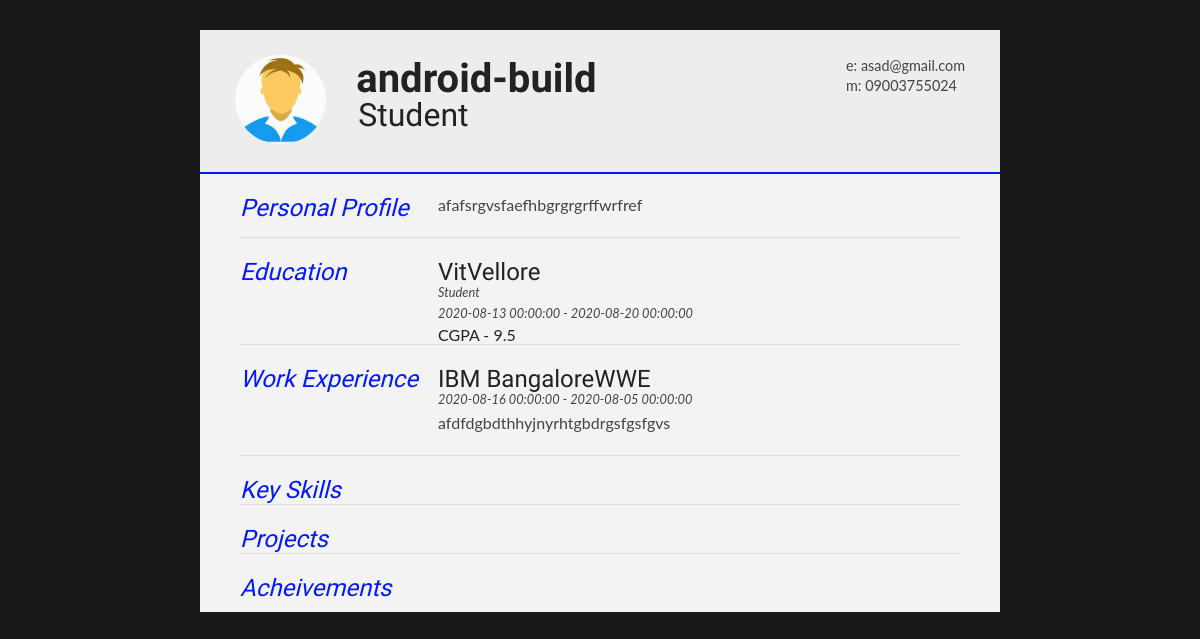
/resume (signed in), run on the app's committed database.
### resume/models.py (models this page shows, shortened)
class userdetails(db.Model):
    id = db.Column(db.Integer, primary_key=True)
    name = db.Column(db.String(20),nullable=False)
    email = db.Column(db.String(120),nullable=False)
    designation = db.Column(db.String(120),nullable=False)
    phoneno =  db.Column(db.String(15),nullable=False)
    profile = db.Column(db.Text,nullable=False)
    user_id= db.Column(db.Integer,db.ForeignKey('user.id'),nullable=False)

class education(db.Model):
    id = db.Column(db.Integer, primary_key=True)
    name = db.Column(db.String(100),nullable=False)
    start = db.Column(db.DateTime,nullable=False,default=datetime.today())
    end = db.Column(db.DateTime,nullable=False,default=datetime.today())
    cgpa = db.Column(db.Integer,nullable=False)
    user_id= db.Column(db.Integer,db.ForeignKey('user.id'),nullable=False)

class experience(db.Model):
    id = db.Column(db.Integer, primary_key=True)
    company = db.Column(db.String(100),nullable=False)
    position = db.Column(db.String(100),nullable=False)
    startexp = db.Column(db.DateTime,nullable=False,default=datetime.today())
    endexp = db.Column(db.DateTime,nullable=False,default=datetime.today())
    content = db.Column(db.Text,nullable=False)
    user_id= db.Column(db.Integer,db.ForeignKey('user.id'),nullable=False)

### resume/routes.py (the view)
@app.route("/resume",methods=["GET","POST"])
@login_required
def resumeview():
    edu = education.query.filter_by(edu=current_user).all()
    exp = experience.query.filter_by(exp=current_user).all()
    pro = projects.query.filter_by(pro=current_user).all()
    usr = userdetails.query.filter_by(details=current_user).first()
    skillsadded = skills.query.filter_by(skill=current_user).all()
    achmade = achievements.query.filter_by(ach=current_user).all()
    image_file = url_for('static',filename='profiles/'+ current_user.image_file)
    return render_template("resume.html",edu=edu,exp=exp,pro=pro,usr=usr,sk=skillsadded,achmade=achmade,image_file=image_file)

### resume/models.py (called while the page is built)
@login_manager.user_loader
def load_user(id):
    return user.query.get(int(id))

### resume/templates/resume.html (shortened to what this page needs)
<!DOCTYPE html>
<html>
<head>
<link type="text/css" rel="stylesheet" href="../static/resume.css">
</head>
<body id="top">
<div id="cv" class="instaFade">
	<div class="mainDetails">
		<div id="headshot" class="quickFade">
			<img src="{{ image_file }}" alt="{{ usr.name }}" />
		</div>
		<div id="name">
			<h1 class="quickFade delayTwo">{{ usr.name }}</h1>
			 <h2 class="quickFade delayThree"> {{  usr.designation }} </h2>
		</div>
		<div id="contactDetails" class="quickFade delayFour">
			<ul>
				<li>e: <a href="#" target="_blank"> {{ usr.email }}</a></li>
				<li>m: {{ usr.phoneno }}</li>
			</ul>
		</div>
	</div>
	<div id="mainArea" class="quickFade delayFive">
		<section>
			<article>
				<div class="sectionTitle">
					<h1>Personal Profile</h1>
				</div>
				<div class="sectionContent">
					<p> {{ usr.profile }}</p>
				</div>
			</article>
		</section>
		<section>
			<div class="sectionTitle">
				<h1>Education</h1>
			</div>
			<div class="sectionContent">
				{% for education in edu %}
				<article>
					<h2>{{ education.name }}</h2>
					<p class="subDetails">Student</p>
					<p class="subDetails"> {{ education.start }} - {{ education.end }}</p>
					<h3>CGPA - {{ education.cgpa }}</h3>
				</article>
				{% endfor %}
			</div>
		</section>
		<section>
			<div class="sectionTitle">
				<h1>Work Experience</h1>
			</div>
			<div class="sectionContent">
				{%  for experience in exp %}
				<article>
					<h2>{{ experience.company }}</h2>
					<p class="subDetails">{{ experience.startexp }} - {{ experience.endexp }}</p>
					<p>{{ experience.content }}</p>
				</article>
				{% endfor %}
			</div>
		</section>
		<section>
			<div class="sectionTitle">
				<h1>Key Skills</h1>
			</div>
			<div class="sectionContent">
			</div>
		</section>
		<section>
			<div class="sectionTitle">
					<h1>Projects</h1>
			</div>
		</section>
		<section>
			<div class="sectionTitle">
					<h1>Acheivements</h1>
			</div>
		</section>
	</div>
</div>
</body>
</html>

### resume/static/resume.css (style rules this page uses)
html,body,div,span,object,iframe,h1,h2,h3,h4,h5,h6,p,blockquote,pre,abbr,address,cite,code,del,dfn,em,img,ins,kbd,q,samp,small,strong,sub,sup,var,b,i,dl,dt,dd,ol,ul,li,fieldset,form,label,legend,table,caption,tbody,tfoot,thead,tr,th,td,article,aside,canvas,details,figcaption,figure,footer,header,hgroup,menu,nav,section,summary,time,mark,audio,video { border:0; font:inherit; font-size:100%; margin:0; padding:0; vertical-align:baseline; height: auto; }
article,aside,details,figcaption,figure,footer,header,hgroup,menu,nav,section { display:block; }
html, body { background: #181818; font-family: 'Lato', helvetica, arial, sans-serif; font-size: 16px; color: #222; }
p { font-size: 1em; line-height: 1.4em; margin-bottom: 20px; color: #444; }
#cv { width: 100%; max-width: 800px; background: #f3f3f3; margin: 30px auto; height: auto; }
.mainDetails { padding: 25px 35px; border-bottom: 2px solid #0318fc; background: #ededed; }
#name h1 { font-size: 2.5em; font-weight: 700; font-family: 'Rokkitt', Helvetica, Arial, sans-serif; margin-bottom: -6px; }
#name h2 { font-size: 2em; margin-left: 2px; font-family: 'Rokkitt', Helvetica, Arial, sans-serif; }
#mainArea { padding: 0 40px; }
#headshot { width: 12.5%; float: left; margin-right: 30px; }
#headshot img { width: 100%; height: auto; -webkit-border-radius: 50px; border-radius: 50px; }
#name { float: left; }
#contactDetails { float: right; }
#contactDetails ul { list-style-type: none; font-size: 0.9em; margin-top: 2px; }
#contactDetails ul li { margin-bottom: 3px; color: #444; }
#contactDetails ul li a, a[href^=tel] { color: #444; text-decoration: none; -webkit-transition: all .3s ease-in; -moz-transition: all .3s ease-in; -o-transition: all .3s ease-in; -ms-transition: all .3s ease-in; transition: all .3s ease-in; }
section { border-top: 1px solid #dedede; padding: 20px 0 0; }
section:first-child { border-top: 0; }
section:last-child { padding: 20px 0 10px; }
.sectionTitle { float: left; width: 25%; }
.sectionContent { float: right; width: 72.5%; }
.sectionTitle h1 { font-family: 'Rokkitt', Helvetica, Arial, sans-serif; font-style: italic; font-size: 1.5em; color: #0318fc; }
.sectionContent h2 { font-family: 'Rokkitt', Helvetica, Arial, sans-serif; font-size: 1.5em; margin-bottom: -2px; }
.subDetails { font-size: 0.8em; font-style: italic; margin-bottom: 3px; }
.instaFade { -webkit-animation-name: reset, fade-in; -webkit-animation-duration: 0.5s; -webkit-animation-timing-function: ease-in; -moz-animation-name: reset, fade-in; -moz-animation-duration: 0.5s; -moz-animation-timing-function: ease-in; animation-name: reset, fade-in; animation-duration: 0.5s; animation-timing-function: ease-in; }
.quickFade { -webkit-animation-name: reset, fade-in; -webkit-animation-duration: 0.5s; -webkit-animation-timing-function: ease-in; -moz-animation-name: reset, fade-in; -moz-animation-duration: 0.5s; -moz-animation-timing-function: ease-in; animation-name: reset, fade-in; animation-duration: 0.5s; animation-timing-function: ease-in; }
.delayTwo { -webkit-animation-delay: 0, 1s; -moz-animation-delay: 0, 1s; animation-delay: 0, 1s; }
.delayThree { -webkit-animation-delay: 0, 0.5s; -moz-animation-delay: 0, 0.5s; animation-delay: 0, 0.5s; }
.delayFour { -webkit-animation-delay: 0, 2s; -moz-animation-delay: 0, 2s; animation-delay: 0, 2s; }
.delayFive { -webkit-animation-delay: 0, 0.5s; -moz-animation-delay: 0, 0.5s; animation-delay: 0, 0.5s; }

### data on the page
userdetails: name "android-build", designation "Student", email "asad@gmail.com", phoneno "09003755024", profile "afafsrgvsfaefhbgrgrgrffwrfref"
education: name "VitVellore", start "2020-08-13 00:00:00", end "2020-08-20 00:00:00", cgpa "9.5"
experience: company "IBM BangaloreWWE", startexp "2020-08-16 00:00:00", endexp "2020-08-05 00:00:00", content "afdfdgbdthhyjnyrhtgbdrgsfgsfgvs"
